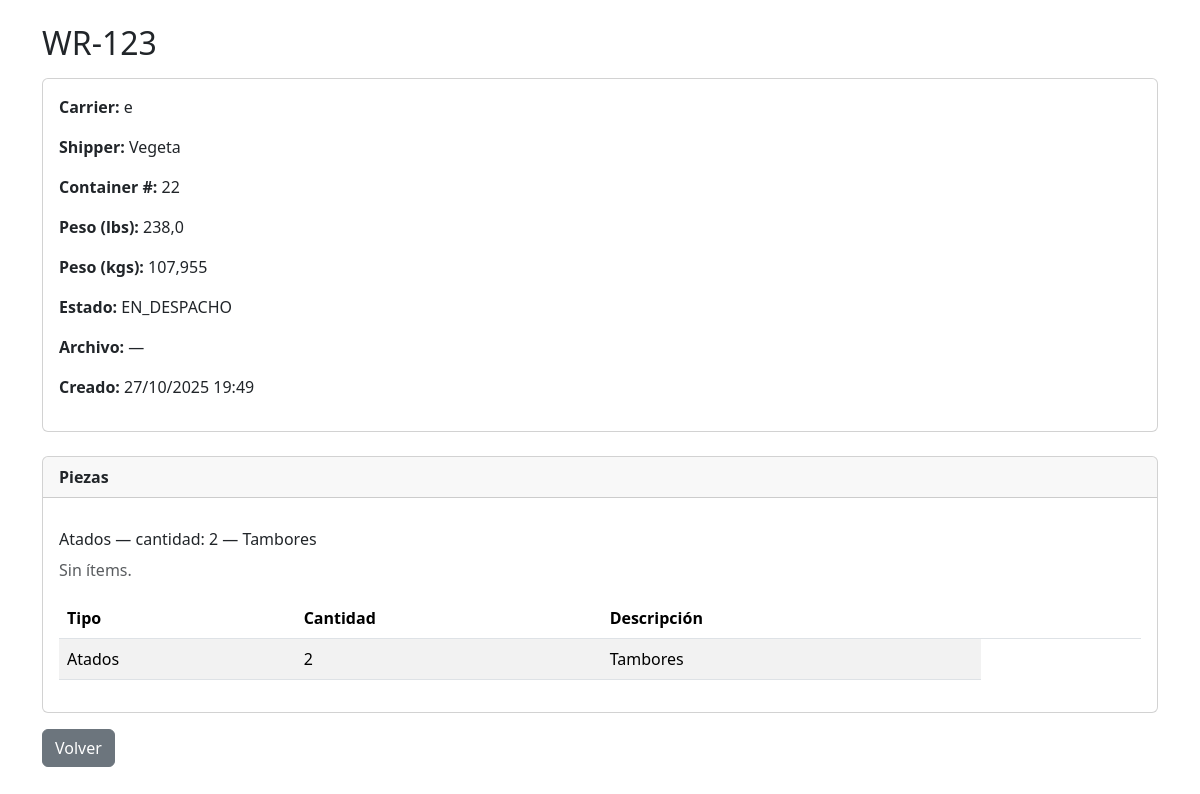
/mis-warehouses/123/ (signed in), run on an earlier commit of the app's database.
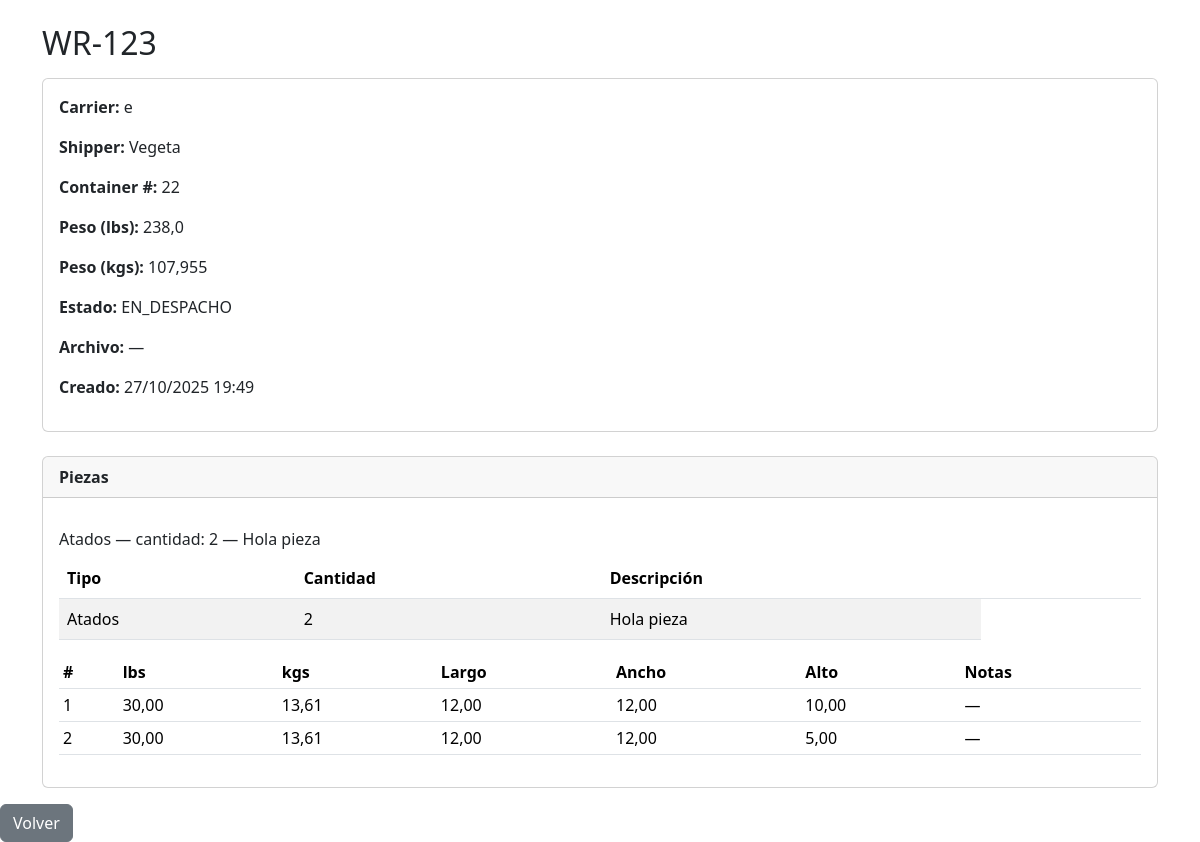
And on a later commit of the database.
### core/models.py (models this page shows, shortened)
class PieceWarehouse(models.Model):
    TYPE_OF = [
        ('PALLETS', 'Pallets'),
        ('CAJAS', 'Cajas'),
        ('TAMBORES', 'Tambores'),
        ('ATADOS', 'Atados'),
        ('OTRO', 'Otro'),
    ]
    warehouse = models.ForeignKey(Warehouse, on_delete=models.CASCADE, related_name='pieces')
    type_of = models.CharField(max_length=20, choices=TYPE_OF)
    quantity = models.PositiveIntegerField()
    description = models.CharField(max_length=200, blank=True, null=True)

class PieceItem(models.Model):
    piece = models.ForeignKey(PieceWarehouse, on_delete=models.CASCADE, related_name='items')
    index = models.PositiveIntegerField(default=1)
    weight_lbs = models.DecimalField(max_digits=10, decimal_places=2, null=True, blank=True)
    weight_kgs = models.DecimalField(max_digits=10, decimal_places=2, null=True, blank=True)
    length_cm = models.DecimalField(max_digits=10, decimal_places=2, null=True, blank=True)
    width_cm  = models.DecimalField(max_digits=10, decimal_places=2, null=True, blank=True)
    height_cm = models.DecimalField(max_digits=10, decimal_places=2, null=True, blank=True)
    notes = models.CharField(max_length=200, blank=True)
    class Meta:
        unique_together = ('piece', 'index')
        ordering = ('piece', 'index')

### core/views.py (the view)
@login_required(login_url='login')
def warehouse_detail(request, wr_number):
    wh = get_object_or_404(Warehouse, wr_number=wr_number, cliente=request.user)
    return render(request, "warehouse_detail.html", {"wh": wh})

### templates/warehouse_detail.html
{% extends "base.html" %}
{% block content %}
<div class="container mt-4">
  <h2>WR-{{ wh.wr_number }}</h2>
  <div class="card mt-3">
    <div class="card-body">
      <p><b>Carrier:</b> {{ wh.carrier }}</p>
      <p><b>Shipper:</b> {{ wh.shipper }}</p>
      <p><b>Container #:</b> {{ wh.container_number }}</p>
      <p><b>Peso (lbs):</b> {{ wh.weight_lbs }}</p>
      <p><b>Peso (kgs):</b> {{ wh.weight_kgs }}</p>
      <p><b>Estado:</b> {{ wh.status }}</p>
      <p><b>Archivo:</b>
        {% if wh.uploaded_file %}
          <a href="{{ wh.uploaded_file.url }}" target="_blank">Descargar</a>
        {% else %}
          —
        {% endif %}
      </p>
      <p><b>Creado:</b> {{ wh.created_at|date:"d/m/Y H:i" }}</p>
    </div>
  </div>
    <div class="card mt-4">
    <div class="card-header fw-semibold d-flex justify-content-between">
      <span>Piezas</span>
    </div>
    <div class="card-body">
      {% if wh.pieces.all %}
      <div class="table-responsive">
        <table class="table table-striped align-middle">
          <thead>
            <tr>
              <th>Tipo</th>
              <th>Cantidad</th>
              <th>Descripción</th>
              <th style="width: 160px;"></th>
            </tr>
          </thead>
          <tbody>
            {% for p in wh.pieces.all %}
            <tr>
              <td>{{ p.get_type_of_display }}</td>
              <td>{{ p.quantity }}</td>
              <td>{{ p.description|default:"—" }}</td>
            </tr>
            {% empty %}
            <tr><td colspan="4" class="text-center text-muted">Sin piezas cargadas.</td></tr>
            {% endfor %}
            {% for p in wh.pieces.all %}
  <h6 class="mt-3">{{ p.get_type_of_display }} — cantidad: {{ p.quantity }} — {{ p.description|default:"—" }}</h6>
  {% if p.items.exists %}
    <div class="table-responsive">
      <table class="table table-sm">
        <thead>
          <tr><th>#</th><th>lbs</th><th>kgs</th><th>Largo</th><th>Ancho</th><th>Alto</th><th>Notas</th></tr>
        </thead>
        <tbody>
          {% for it in p.items.all %}
            <tr>
              <td>{{ it.index }}</td>
              <td>{{ it.weight_lbs|default:"—" }}</td>
              <td>{{ it.weight_kgs|default:"—" }}</td>
              <td>{{ it.length_cm|default:"—" }}</td>
              <td>{{ it.width_cm|default:"—" }}</td>
              <td>{{ it.height_cm|default:"—" }}</td>
              <td>{{ it.notes|default:"—" }}</td>
            </tr>
          {% endfor %}
        </tbody>
      </table>
    </div>
  {% else %}
    <p class="text-muted">Sin ítems.</p>
  {% endif %}
{% endfor %}
          </tbody>
        </table>
      </div>
      {% else %}
        <div class="text-muted">Sin piezas cargadas.</div>
      {% endif %}
    </div>
  </div>
  <a href="{% url 'my_warehouses' %}" class="btn btn-secondary mt-3">Volver</a>
</div>
{% endblock %}

What changed in the data, as far as the page shows it:
changed PieceWarehouse "Atados": description "Tambores" → "Hola pieza"; text "Sin ítems." → "# lbs kgs Largo Ancho Alto Notas"
added PieceItem: index "1", weight_lbs "30,00", weight_kgs "13,61", length_cm "12,00", width_cm "12,00", height_cm "10,00", notes "—"
added PieceItem: index "2", weight_lbs "30,00", weight_kgs "13,61", length_cm "12,00", width_cm "12,00", height_cm "5,00", notes "—"
